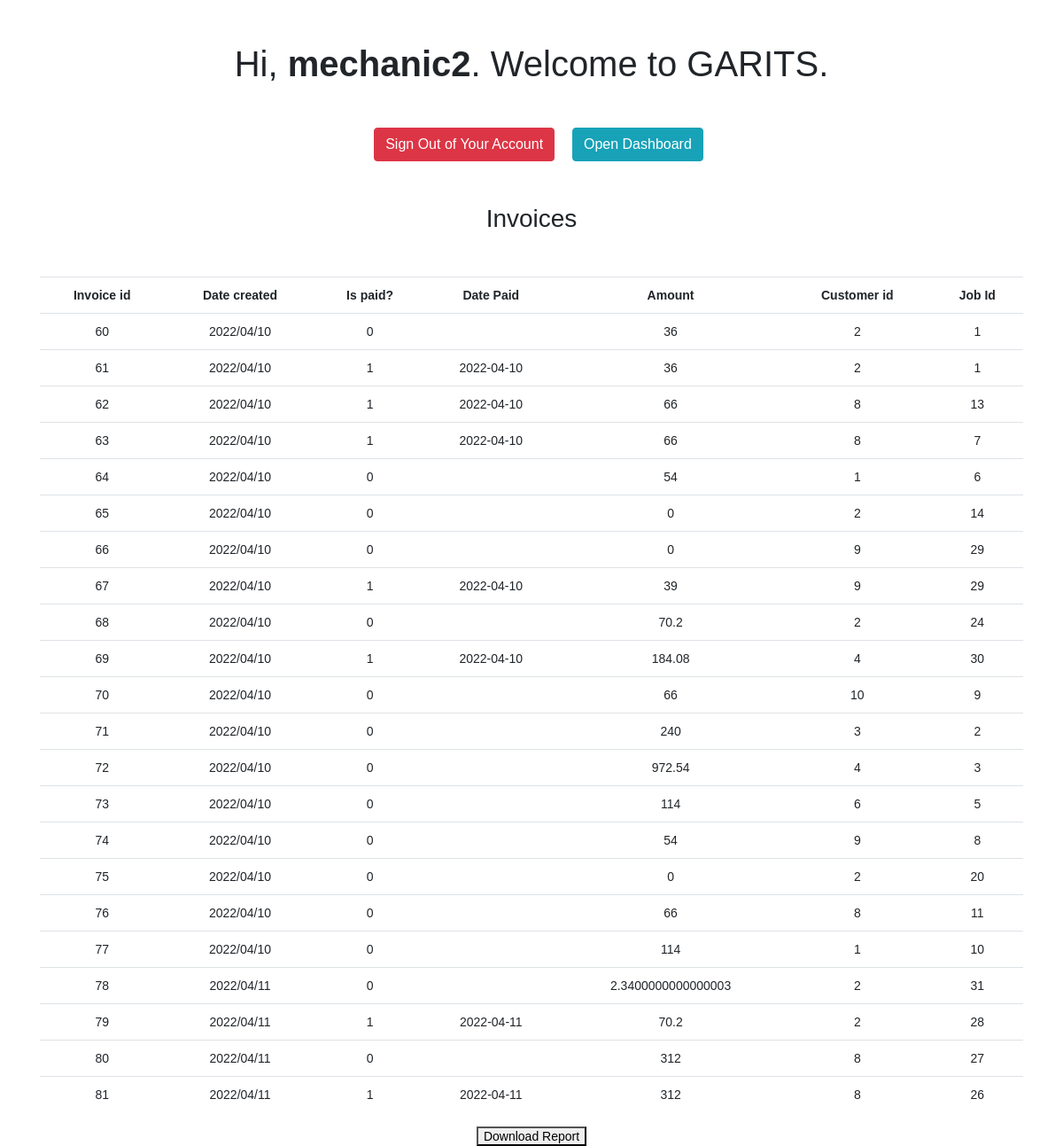
Screenshot of /Invoice/viewInvoices.php (signed in) with the database file from the repository.
### tables this page shows
CREATE TABLE `Invoice` (
  `invoice_id` int(10) NOT NULL AUTO_INCREMENT,
  `date_created` varchar(10) NOT NULL,
  `date_paid` varchar(10) DEFAULT NULL,
  `is_paid` tinyint(1) NOT NULL,
  `amount` double NOT NULL,
  `job_id` int(10) DEFAULT NULL,
  `customer_id` int(10) DEFAULT NULL,
  PRIMARY KEY (`invoice_id`),
  KEY `job_id` (`job_id`),
  KEY `customer_id` (`customer_id`),
  CONSTRAINT `invoice_ibfk_1` FOREIGN KEY (`job_id`) REFERENCES `Job` (`job_id`) ON DELETE CASCADE ON UPDATE CASCADE,
  CONSTRAINT `invoice_ibfk_2` FOREIGN KEY (`customer_id`) REFERENCES `Customer` (`customer_id`) ON DELETE SET NULL ON UPDATE CASCADE
);

### Invoice/viewInvoices.php (the view, shortened to what this page needs)
<?php
require_once "../config.php";
$role = $_SESSION['role'];
?>
<!DOCTYPE html>
<html lang="en">
<head>
    <link rel="stylesheet" href="https://cdn.jsdelivr.net/npm/bootstrap@4.6.1/dist/css/bootstrap.min.css">
</head>
<body>
    <h1 class="my-5">Hi, <b><?php echo htmlspecialchars($_SESSION["username"]); ?></b>. Welcome to GARITS.</h1>
    <p>
        <a href="../logout.php" class="btn btn-danger ml-3">Sign Out of Your Account</a>
        <a href="../<?php echo $role ?>.php" class="btn btn-info ml-3">Open Dashboard</a>
        <?php
            $query = "SELECT * FROM Invoice";
            $result2 = mysqli_query($conn, $query);
        echo "<h3 class='my-5'>Invoices</h1>";
        echo "<div class='container'>";
        echo "<div class='row-fluid'>";
            echo "<div class='col-xs-12'>";
            echo "<div class='table-responsive'>";
                echo "<table class='table table-hover table-inverse'>";
                echo "<tr>";
                echo "<th>Invoice id</th>";
                echo "<th>Date created</th>";
                echo "<th>Is paid?</th>";
                echo "<th>Date Paid</th>";
                echo "<th>Amount</th>";
                echo "<th>Customer id</th>";
                echo "<th>Job Id</th>";
                echo "</tr>";
                if ($result2->num_rows > 0) {
                    while($row = $result2->fetch_assoc()) {
                        echo "<tr>";
                        echo "<td>" . $row["invoice_id"] . "</td>";
                        echo "<td>" . $row["date_created"] . "</td>";
                        echo "<td>" . $row["is_paid"] . "</td>";
                        echo "<td>" . $row["date_paid"] . "</td>";
                        echo "<td>" . $row['amount'] . "</td>";
                        echo "<td>" . $row['customer_id'] . "</td>";
                        echo "<td>" . $row['job_id'] . "</td>";
                        echo "</tr>";
                    }
                } else {
                    echo "0 results";
                }
                echo "</table>";
                echo"
                <button onclick=fnExcelReport6()>
                   <span class='glyphicon glyphicon-download'></span>
                   Download Report
                </button>";
            echo "</div>";
            echo "</div>";

### Invoice/viewInvoices.php (style rules this page uses)
body { font: 14px sans-serif; text-align: center; }

### rows the page displays
invoice: invoice_id "60", date_created "2022/04/10", is_paid "0", amount "36", customer "2", job "1"
invoice: invoice_id "61", date_created "2022/04/10", is_paid "1", date_paid "2022-04-10", amount "36", customer "2", job "1"
invoice: invoice_id "62", date_created "2022/04/10", is_paid "1", date_paid "2022-04-10", amount "66", customer "8", job "13"
invoice: invoice_id "63", date_created "2022/04/10", is_paid "1", date_paid "2022-04-10", amount "66", customer "8", job "7"
invoice: invoice_id "64", date_created "2022/04/10", is_paid "0", amount "54", customer "1", job "6"
invoice: invoice_id "65", date_created "2022/04/10", is_paid "0", amount "0", customer "2", job "14"
invoice: invoice_id "66", date_created "2022/04/10", is_paid "0", amount "0", customer "9", job "29"
invoice: invoice_id "67", date_created "2022/04/10", is_paid "1", date_paid "2022-04-10", amount "39", customer "9", job "29"
invoice: invoice_id "68", date_created "2022/04/10", is_paid "0", amount "70.2", customer "2", job "24"
invoice: invoice_id "69", date_created "2022/04/10", is_paid "1", date_paid "2022-04-10", amount "184.08", customer "4", job "30"
invoice: invoice_id "70", date_created "2022/04/10", is_paid "0", amount "66", customer "10", job "9"
invoice: invoice_id "71", date_created "2022/04/10", is_paid "0", amount "240", customer "3", job "2"
invoice: invoice_id "72", date_created "2022/04/10", is_paid "0", amount "972.54", customer "4", job "3"
invoice: invoice_id "73", date_created "2022/04/10", is_paid "0", amount "114", customer "6", job "5"
invoice: invoice_id "74", date_created "2022/04/10", is_paid "0", amount "54", customer "9", job "8"
invoice: invoice_id "75", date_created "2022/04/10", is_paid "0", amount "0", customer "2", job "20"
invoice: invoice_id "76", date_created "2022/04/10", is_paid "0", amount "66", customer "8", job "11"
invoice: invoice_id "77", date_created "2022/04/10", is_paid "0", amount "114", customer "1", job "10"
invoice: invoice_id "78", date_created "2022/04/11", is_paid "0", amount "2.3400000000000003", customer "2", job "31"
invoice: invoice_id "79", date_created "2022/04/11", is_paid "1", date_paid "2022-04-11", amount "70.2", customer "2", job "28"
invoice: invoice_id "80", date_created "2022/04/11", is_paid "0", amount "312", customer "8", job "27"
invoice: invoice_id "81", date_created "2022/04/11", is_paid "1", date_paid "2022-04-11", amount "312", customer "8", job "26"

### other values shown
$_SESSION["username"] "mechanic2"
